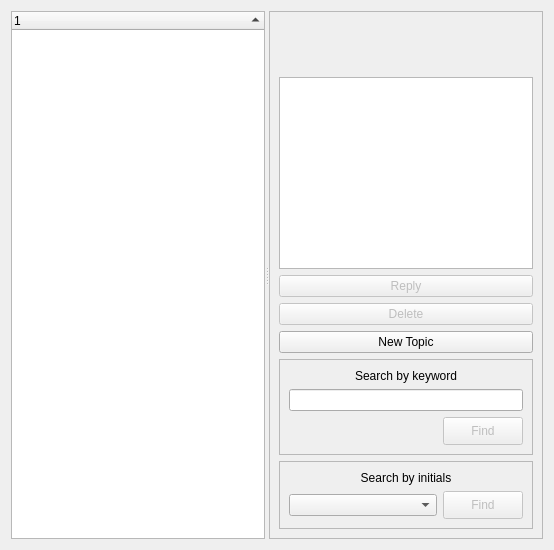
          <widget class="QWidget" name="tab_23">
           <attribute name="title">
            <string>FORUM</string>
           </attribute>
           <layout class="QHBoxLayout" name="horizontalLayout_20">
            <item>
             <widget class="QSplitter" name="splitter_3">
              <property name="orientation">
               <enum>Qt::Horizontal</enum>
              </property>
              <widget class="QSplitter" name="splitter">
               <property name="orientation">
                <enum>Qt::Vertical</enum>
               </property>
               <widget class="QTreeWidget" name="forum_treeWidget">
                <attribute name="headerShowSortIndicator" stdset="0">
                 <bool>true</bool>
                </attribute>
                <column>
                 <property name="text">
                  <string notr="true">1</string>
                 </property>
                </column>
               </widget>
              </widget>
              <widget class="QFrame" name="frame_20">
               <property name="maximumSize">
                <size>
                 <width>301</width>
                 <height>16777215</height>
                </size>
               </property>
               <property name="frameShape">
                <enum>QFrame::StyledPanel</enum>
               </property>
               <property name="frameShadow">
                <enum>QFrame::Raised</enum>
               </property>
               <layout class="QVBoxLayout" name="verticalLayout_11">
                <item>
                 <widget class="QLabel" name="forum_label">
                  <property name="minimumSize">
                   <size>
                    <width>0</width>
                    <height>50</height>
                   </size>
                  </property>
                  <property name="text">
                   <string/>
                  </property>
                  <property name="wordWrap">
                   <bool>true</bool>
                  </property>
                 </widget>
                </item>
                <item>
                 <widget class="QTextBrowser" name="forum_textBrowser">
                  <property name="font">
                   <font>
                    <pointsize>12</pointsize>
                   </font>
                  </property>
                 </widget>
                </item>
                <item>
                 <widget class="QPushButton" name="forumReply_pushButton">
                  <property name="enabled">
                   <bool>false</bool>
                  </property>
                  <property name="text">
                   <string>Reply</string>
                  </property>
                 </widget>
                </item>
                <item>
                 <widget class="QPushButton" name="forumDelete_pushButton">
                  <property name="enabled">
                   <bool>false</bool>
                  </property>
                  <property name="text">
                   <string>Delete</string>
                  </property>
                  <property name="icon">
                   <iconset resource="../resources/resources.qrc">
                    <normaloff>:/eraser.png</normaloff>:/eraser.png</iconset>
                  </property>
                 </widget>
                </item>
                <item>
                 <widget class="QPushButton" name="forumNewTopic_pushButton">
                  <property name="text">
                   <string>New Topic</string>
                  </property>
                 </widget>
                </item>
                <item>
                 <widget class="QFrame" name="frame_9">
                  <property name="frameShape">
                   <enum>QFrame::StyledPanel</enum>
                  </property>
                  <property name="frameShadow">
                   <enum>QFrame::Raised</enum>
                  </property>
                  <layout class="QGridLayout" name="gridLayout_30">
                   <item row="0" column="0" colspan="2">
                    <widget class="QLabel" name="label_36">
                     <property name="text">
                      <string>Search by keyword</string>
                     </property>
                     <property name="alignment">
                      <set>Qt::AlignCenter</set>
                     </property>
                    </widget>
                   </item>
                   <item row="1" column="0" colspan="2">
                    <widget class="QLineEdit" name="feeSearch_lineEdit_2"/>
                   </item>
                   <item row="2" column="0">
                    <spacer name="horizontalSpacer_11">
                     <property name="orientation">
                      <enum>Qt::Horizontal</enum>
                     </property>
                     <property name="sizeHint" stdset="0">
                      <size>
                       <width>67</width>
                       <height>20</height>
                      </size>
                     </property>
                    </spacer>
                   </item>
                   <item row="2" column="1">
                    <widget class="QPushButton" name="feeSearch_pushButton_2">
                     <property name="enabled">
                      <bool>false</bool>
                     </property>
                     <property name="sizePolicy">
                      <sizepolicy hsizetype="Preferred" vsizetype="Preferred">
                       <horstretch>0</horstretch>
                       <verstretch>0</verstretch>
                      </sizepolicy>
                     </property>
                     <property name="minimumSize">
                      <size>
                       <width>80</width>
                       <height>28</height>
                      </size>
                     </property>
                     <property name="maximumSize">
                      <size>
                       <width>70</width>
                       <height>28</height>
                      </size>
                     </property>
                     <property name="toolTip">
                      <string>Click on this Button to search for in patient in your database.</string>
                     </property>
                     <property name="text">
                      <string>Find</string>
                     </property>
                     <property name="icon">
                      <iconset resource="../resources/resources.qrc">
                       <normaloff>:/search.png</normaloff>:/search.png</iconset>
                     </property>
                     <property name="iconSize">
                      <size>
                       <width>24</width>
                       <height>24</height>
                      </size>
                     </property>
                     <property name="shortcut">
                      <string>Ctrl+F</string>
                     </property>
                    </widget>
                   </item>
                  </layout>
                 </widget>
                </item>
                <item>
                 <widget class="QFrame" name="frame_10">
                  <property name="frameShape">
                   <enum>QFrame::StyledPanel</enum>
                  </property>
                  <property name="frameShadow">
                   <enum>QFrame::Raised</enum>
                  </property>
                  <layout class="QGridLayout" name="gridLayout_31">
                   <item row="0" column="0" colspan="2">
                    <widget class="QLabel" name="label_37">
                     <property name="text">
                      <string>Search by initials</string>
                     </property>
                     <property name="alignment">
                      <set>Qt::AlignCenter</set>
                     </property>
                    </widget>
                   </item>
                   <item row="1" column="0">
                    <widget class="QComboBox" name="comboBox"/>
                   </item>
                   <item row="1" column="1">
                    <widget class="QPushButton" name="feeSearch_pushButton_3">
                     <property name="enabled">
                      <bool>false</bool>
                     </property>
                     <property name="sizePolicy">
                      <sizepolicy hsizetype="Preferred" vsizetype="Preferred">
                       <horstretch>0</horstretch>
                       <verstretch>0</verstretch>
                      </sizepolicy>
                     </property>
                     <property name="minimumSize">
                      <size>
                       <width>80</width>
                       <height>28</height>
                      </size>
                     </property>
                     <property name="maximumSize">
                      <size>
                       <width>70</width>
                       <height>28</height>
                      </size>
                     </property>
                     <property name="toolTip">
                      <string>Click on this Button to search for in patient in your database.</string>
                     </property>
                     <property name="text">
                      <string>Find</string>
                     </property>
                     <property name="icon">
                      <iconset resource="../resources/resources.qrc">
                       <normaloff>:/search.png</normaloff>:/search.png</iconset>
                     </property>
                     <property name="iconSize">
                      <size>
                       <width>24</width>
                       <height>24</height>
                      </size>
                     </property>
                     <property name="shortcut">
                      <string>Ctrl+F</string>
                     </property>
                    </widget>
                   </item>
                  </layout>
                 </widget>
                </item>
               </layout>
              </widget>
             </widget>
            </item>
           </layout>
          </widget>
